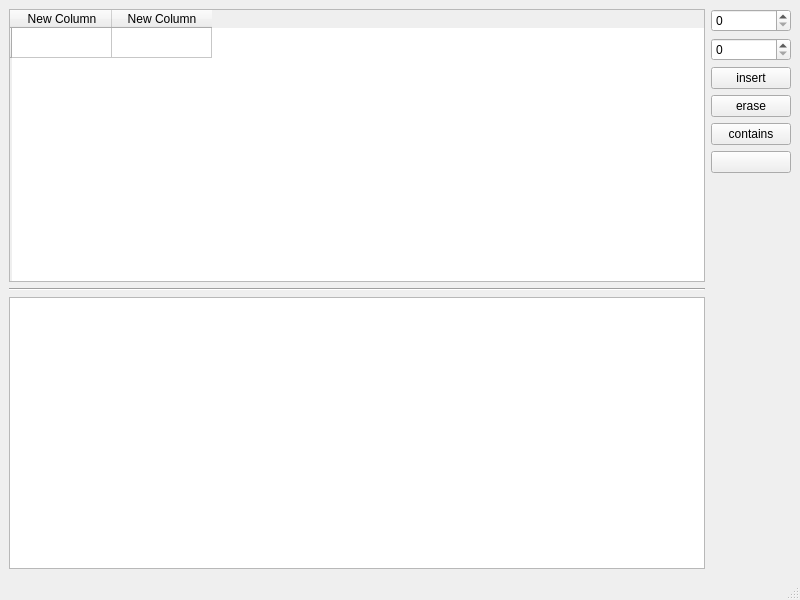
<?xml version="1.0" encoding="UTF-8"?>
<ui version="4.0">
 <class>MainWindow</class>
 <widget class="QMainWindow" name="MainWindow">
  <property name="geometry">
   <rect>
    <x>0</x>
    <y>0</y>
    <width>800</width>
    <height>600</height>
   </rect>
  </property>
  <property name="windowTitle">
   <string>MainWindow</string>
  </property>
  <widget class="QWidget" name="centralwidget">
   <layout class="QGridLayout" name="gridLayout">
    <item row="0" column="0">
     <layout class="QVBoxLayout" name="verticalLayout">
      <item>
       <widget class="QTableWidget" name="tableWidget">
        <row>
         <property name="text">
          <string/>
         </property>
        </row>
        <column>
         <property name="text">
          <string>New Column</string>
         </property>
        </column>
        <column>
         <property name="text">
          <string>New Column</string>
         </property>
        </column>
       </widget>
      </item>
      <item>
       <widget class="Line" name="line">
        <property name="orientation">
         <enum>Qt::Horizontal</enum>
        </property>
       </widget>
      </item>
      <item>
       <widget class="QTextBrowser" name="textBrowser"/>
      </item>
     </layout>
    </item>
    <item row="0" column="1">
     <layout class="QVBoxLayout" name="verticalLayout_2">
      <item>
       <widget class="QSpinBox" name="spinBox"/>
      </item>
      <item>
       <widget class="QSpinBox" name="spinBox_2"/>
      </item>
      <item>
       <widget class="QPushButton" name="pushButton">
        <property name="text">
         <string>insert</string>
        </property>
       </widget>
      </item>
      <item>
       <widget class="QPushButton" name="pushButton_2">
        <property name="text">
         <string>erase</string>
        </property>
       </widget>
      </item>
      <item>
       <widget class="QPushButton" name="pushButton_3">
        <property name="text">
         <string>contains</string>
        </property>
       </widget>
      </item>
      <item>
       <widget class="QPushButton" name="pushButton_4">
        <property name="text">
         <string/>
        </property>
       </widget>
      </item>
      <item>
       <widget class="QLabel" name="label_2">
        <property name="text">
         <string/>
        </property>
       </widget>
      </item>
      <item>
       <widget class="QLabel" name="label">
        <property name="text">
         <string/>
        </property>
       </widget>
      </item>
     </layout>
    </item>
   </layout>
  </widget>
  <widget class="QMenuBar" name="menubar">
   <property name="geometry">
    <rect>
     <x>0</x>
     <y>0</y>
     <width>800</width>
     <height>22</height>
    </rect>
   </property>
  </widget>
  <widget class="QStatusBar" name="statusbar"/>
 </widget>
 <resources/>
 <connections/>
</ui>
